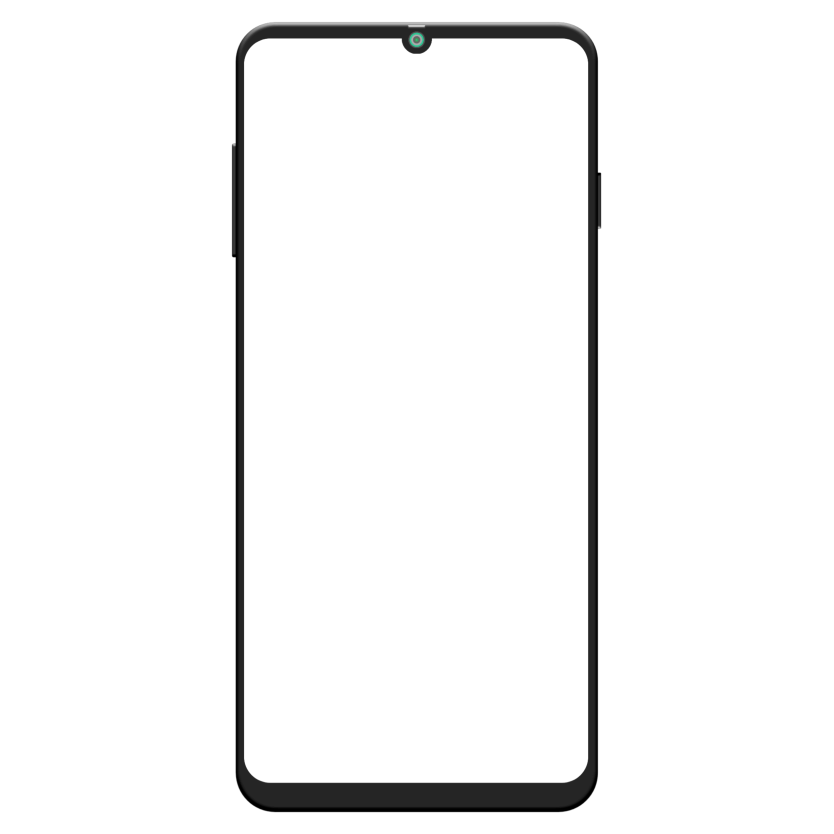
#> input picture phone_cover.png, 5000 x 5000 px (shown at 1/6 size)
$ python main.py
#> lines starting #> are read from the running program, lines starting #| are printed output that depends on the picture
from PIL import Image, ImageOps

# Read the two images
image1 = Image.open('phone_cover.png')
#> image1 is the input picture: PIL image 5000x5000 RGBA; mean R, G, B, A 1.9, 1.9, 1.9, 11.2
image1 = image1.convert("RGBA")

image2 = Image.open(input('please inter input image path: '))
#> the answer given: phone_cover.png
image2 = image2.convert("RGBA")

mask = Image.open('mask.png').convert('L')
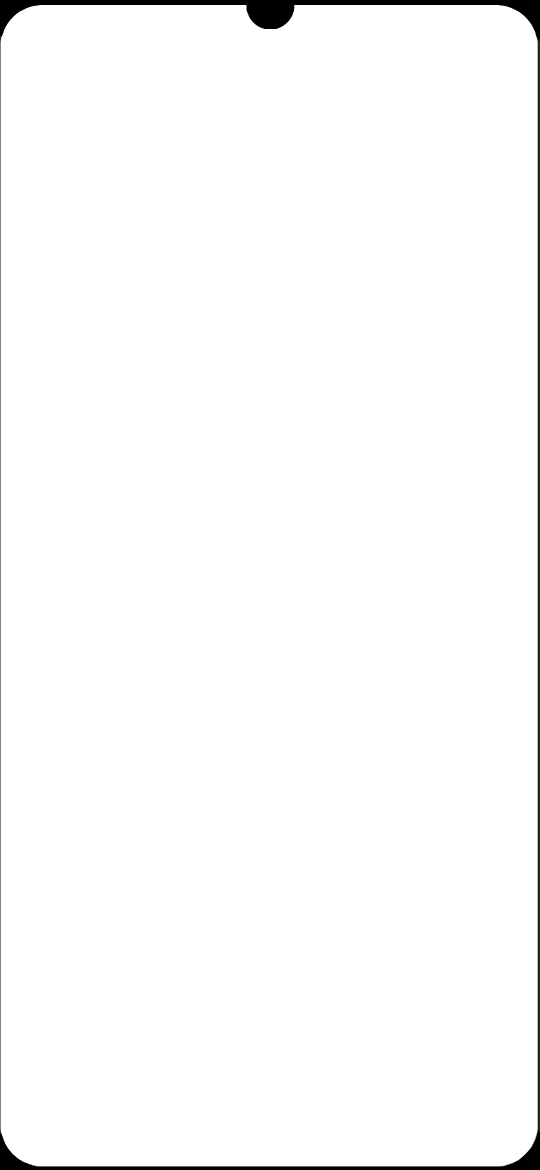
#> input picture mask.png, 1080 x 2340 px (shown at 1/2 size)

image2 = ImageOps.fit(image2, mask.size, centering=(0.5, 0.5))
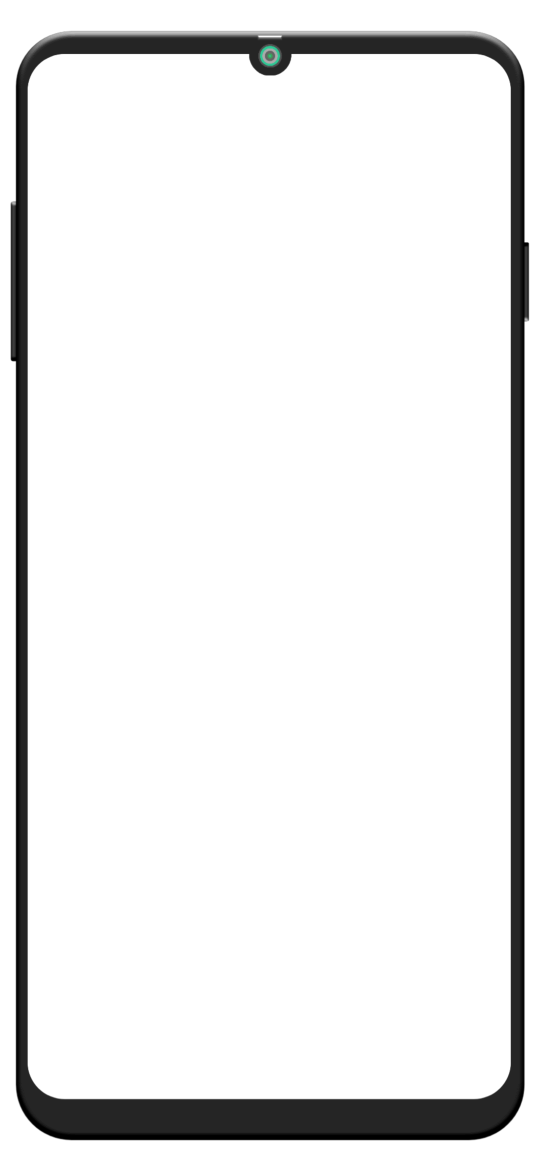
#> image2: PIL image 1080x2340 RGBA (shown at 1/2 size); mean R, G, B, A 4.5, 4.6, 4.5, 24.4; transparent parts drawn white
image2.putalpha(mask)
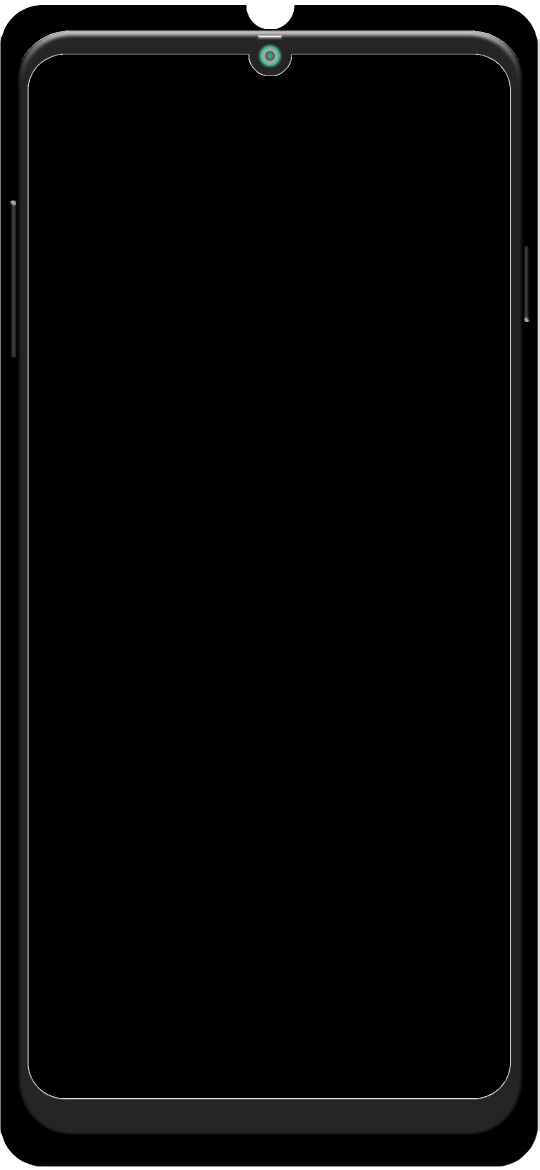
#> image2: PIL image 1080x2340 RGBA (shown at 1/2 size); mean R, G, B, A 4.5, 4.6, 4.5, 251; transparent parts drawn white
image2 = image2.resize((2070, 4498))
#> image2: PIL image 2070x4498 RGBA


# image2.show()
# resize, first image
image1_size = image1.size
#> image1_size = (5000, 5000)
image2_size = image2.size
#> image2_size = (2070, 4498)
# new_image = Image.new('RGB', image1_size, (255))
image1.paste(image2, (1465, 212), image2)
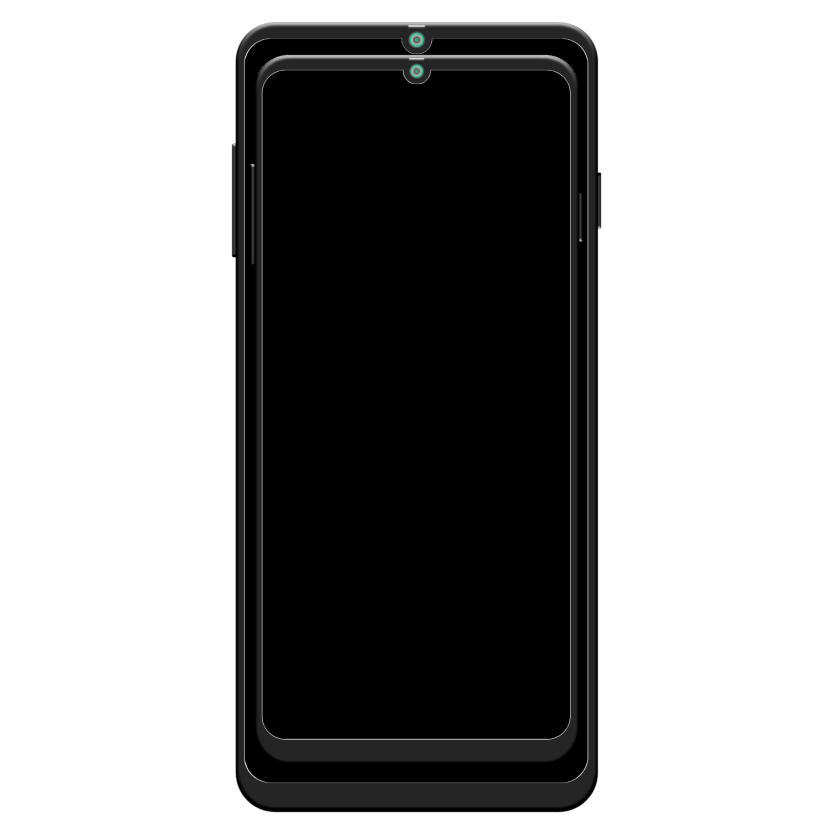
#> image1: PIL image 5000x5000 RGBA (shown at 1/6 size); mean R, G, B, A 3.5, 3.5, 3.5, 104.5; transparent parts drawn white
# new_image.paste(image1, (0, 0))


image1.save(input('please inter output image path: '), format="png")
#> the answer given: out.png
# new_image.show()
